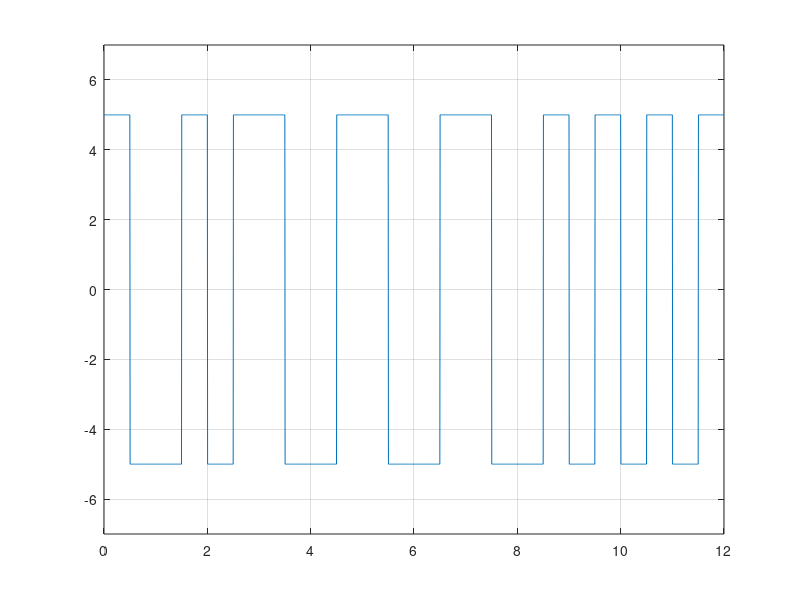

Here is the MATLAB script that generated this plot:
clear;

bits = [0,1,1,0,1,0,1,0,1,1,1,1];

bit_rate = 1;
voltage = 5;
sign = 1;

tmp = voltage;
voltage = voltage*sign;
x = 1;

for i = 1:length(bits)
    if(bits(i)==0)
        y_level(x) = voltage;
        y_level(x + 1) = -voltage;
    else
        y_level(x) = -voltage;
        y_level(x + 1) = voltage;
    end
    x = x + 2;
end

voltage = tmp;

bit_rate = bit_rate;
Time = length(bits)/bit_rate;
sample_frequency = 200;
sampling_period = 1/sample_frequency;
time = 0:sampling_period:Time;

x = 1;

for i = 1:length(time)
    y_value(i) = y_level(x);
    if time(i)*bit_rate*2>=x
        x = x + 1;
    end
end


plot(time,y_value);
axis([0 Time -voltage-2 voltage+2]);
grid on;


% demodulation

x = 1;
st = 1;
tmp = sign;

for i = 1:length(time)
  dm = y_value(i)/voltage;
  if time(i)*bit_rate*2 >= x
      if mod(x,2)==1
          if dm == tmp
            ans_bits(st)=0;
          else
            ans_bits(st)=1;
          end
          st = st + 1;
      end
      x = x + 1;
  end
 end

 disp('Demodulation : ')
 disp(ans_bits)


